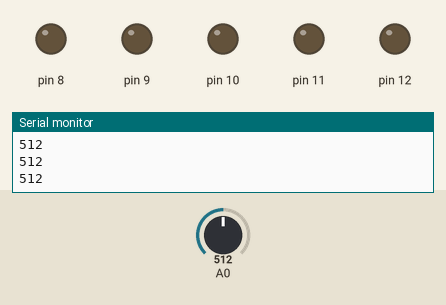
Bench run of a sketch on a simulated Arduino Uno, built with avr-gcc and run on an emulated ATmega328P. On the bench: output pins drawn as LEDs (lit = HIGH), the last lines printed to the serial monitor. The test bench sets the inputs (shaded band); at power-on: A0 = 512.

Above: at 1.3 s.
1.4 s: A0 set to 105
2.9 s: A0 set to 91
At 3.7 s:
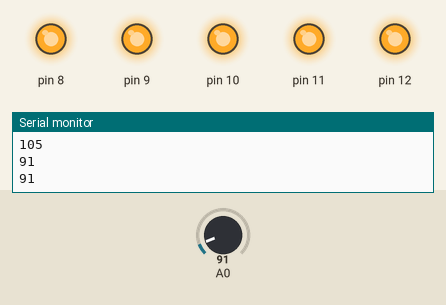
4.5 s: A0 set to 110
At 4.9 s:
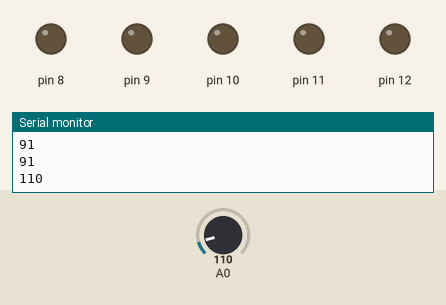
6.0 s: A0 set to 90
At 7.2 s:
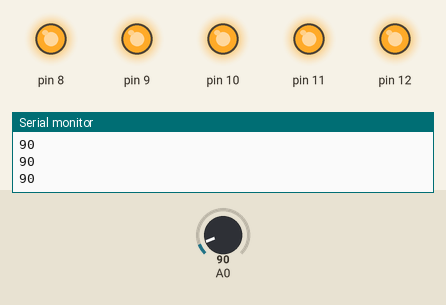
Timing chart, 0 to 8.5 s (numbered marks = the images above; inputs shaded):
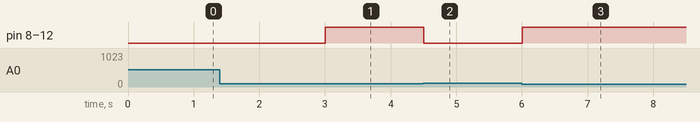

The sketch:

StreetLight.ino
```cpp
void setup() {

  Serial.begin(9600);
  pinMode(A0, INPUT);
  pinMode(8, OUTPUT);
  pinMode(9, OUTPUT);
  pinMode(10, OUTPUT);
  pinMode(11, OUTPUT);
  pinMode(12, OUTPUT);
}

void loop() {

  int LDRValue = analogRead(A0);
  Serial.println(LDRValue);


  if (LDRValue <= 100) {
    digitalWrite(8, HIGH);
    digitalWrite(9, HIGH);
    digitalWrite(10, HIGH);
    digitalWrite(11, HIGH);
    digitalWrite(12, HIGH);
  } else {
    digitalWrite(8, LOW);
    digitalWrite(9, LOW);
    digitalWrite(10, LOW);
    digitalWrite(11, LOW);
    digitalWrite(12, LOW);
  }

  delay(500);
}
```

Measured:
- the behaviour switches between 101 and 100 on A0 (found by bisection; images 0 and 1)
- after the input at 2.9 s, pin 8–12: LOW → HIGH after 0.10 s
- after the input at 4.5 s, pin 8–12: HIGH → LOW at once
- after the input at 6.0 s, pin 8–12: LOW → HIGH at once
